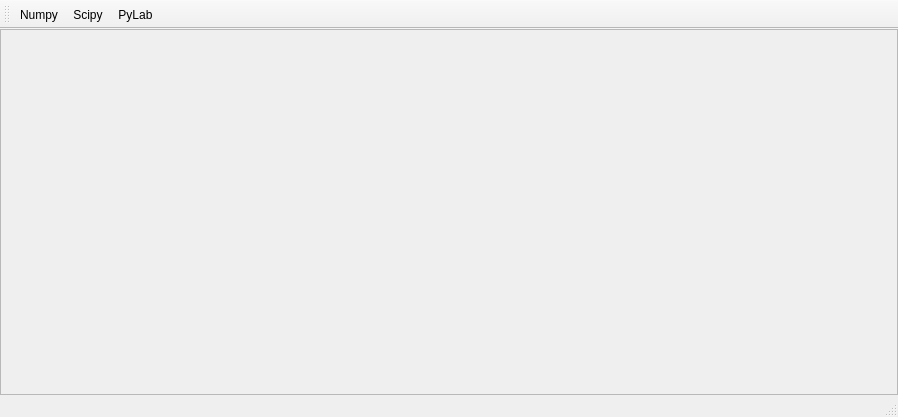
<?xml version="1.0" encoding="UTF-8"?>
<ui version="4.0">
    <class>MainWindow</class>
    <widget class="QMainWindow" name="MainWindow">
        <property name="geometry">
            <rect>
                <x>0</x>
                <y>0</y>
                <width>898</width>
                <height>417</height>
            </rect>
        </property>
        <property name="windowTitle">
            <string>iPython Console</string>
        </property>
        <widget class="QWidget" name="centralwidget">
            <layout class="QVBoxLayout" name="verticalLayout">
                <property name="spacing">
                    <number>0</number>
                </property>
                <property name="margin">
                    <number>0</number>
                </property>
                <item>
                    <widget class="QFrame" name="frame">
                        <property name="frameShape">
                            <enum>QFrame::StyledPanel</enum>
                        </property>
                        <property name="frameShadow">
                            <enum>QFrame::Raised</enum>
                        </property>
                        <layout class="QVBoxLayout" name="layout">
                            <property name="spacing">
                                <number>0</number>
                            </property>
                            <property name="margin">
                                <number>0</number>
                            </property>
                        </layout>
                    </widget>
                </item>
            </layout>
        </widget>
        <widget class="QMenuBar" name="menubar">
            <property name="geometry">
                <rect>
                    <x>0</x>
                    <y>0</y>
                    <width>898</width>
                    <height>25</height>
                </rect>
            </property>
        </widget>
        <widget class="QStatusBar" name="statusbar"/>
        <widget class="QToolBar" name="toolBar">
            <property name="sizePolicy">
                <sizepolicy hsizetype="MinimumExpanding" vsizetype="Fixed">
                    <horstretch>0</horstretch>
                    <verstretch>0</verstretch>
                </sizepolicy>
            </property>
            <property name="windowTitle">
                <string>toolBar</string>
            </property>
            <attribute name="toolBarArea">
                <enum>TopToolBarArea</enum>
            </attribute>
            <attribute name="toolBarBreak">
                <bool>true</bool>
            </attribute>
            <addaction name="actionNumpy"/>
            <addaction name="actionScipy"/>
            <addaction name="actionPylab"/>
        </widget>
        <action name="actionNumpy">
            <property name="text">
                <string>Numpy</string>
            </property>
            <property name="toolTip">
                <string>import numpy as np</string>
            </property>
            <property name="shortcut">
                <string>Ctrl+Shift+N</string>
            </property>
        </action>
        <action name="actionPylab">
            <property name="text">
                <string>PyLab</string>
            </property>
            <property name="toolTip">
                <string>from pylab import *</string>
            </property>
            <property name="shortcut">
                <string>Ctrl+Shift+P</string>
            </property>
        </action>
        <action name="actionScipy">
            <property name="text">
                <string>Scipy</string>
            </property>
            <property name="toolTip">
                <string>import scipy</string>
            </property>
            <property name="shortcut">
                <string>Ctrl+Shift+S</string>
            </property>
        </action>
    </widget>
    <resources/>
    <connections>
        <connection>
            <sender>actionNumpy</sender>
            <signal>triggered()</signal>
            <receiver>MainWindow</receiver>
            <slot>importNumpy()</slot>
            <hints>
                <hint type="sourcelabel">
                    <x>-1</x>
                    <y>-1</y>
                </hint>
                <hint type="destinationlabel">
                    <x>448</x>
                    <y>208</y>
                </hint>
            </hints>
        </connection>
        <connection>
            <sender>actionScipy</sender>
            <signal>triggered()</signal>
            <receiver>MainWindow</receiver>
            <slot>importScipy()</slot>
            <hints>
                <hint type="sourcelabel">
                    <x>-1</x>
                    <y>-1</y>
                </hint>
                <hint type="destinationlabel">
                    <x>448</x>
                    <y>208</y>
                </hint>
            </hints>
        </connection>
        <connection>
            <sender>actionPylab</sender>
            <signal>triggered()</signal>
            <receiver>MainWindow</receiver>
            <slot>importPylab()</slot>
            <hints>
                <hint type="sourcelabel">
                    <x>-1</x>
                    <y>-1</y>
                </hint>
                <hint type="destinationlabel">
                    <x>448</x>
                    <y>208</y>
                </hint>
            </hints>
        </connection>
    </connections>
    <slots>
        <slot>importNumpy()</slot>
        <slot>importScipy()</slot>
        <slot>enableGraph()</slot>
        <slot>importPylab()</slot>
    </slots>
</ui>
